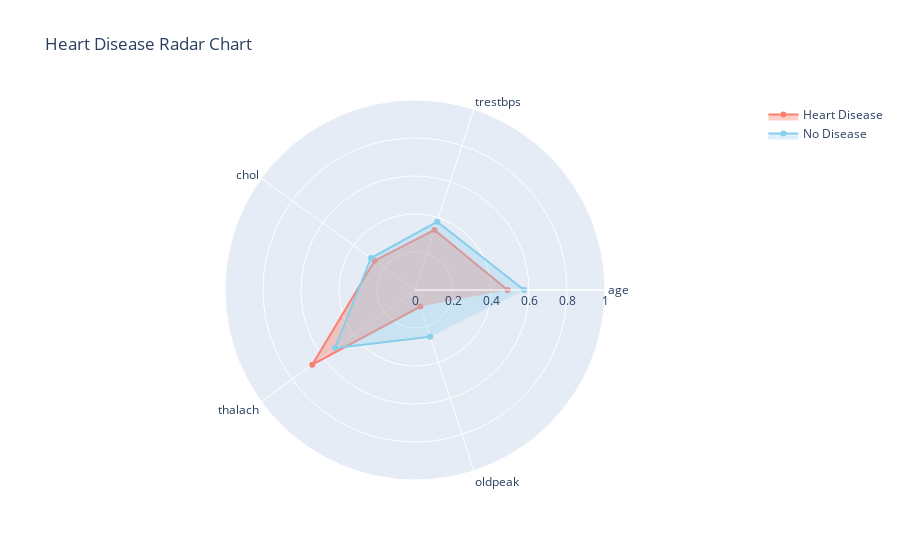

The code cell stored with this chart in its notebook:
### Code cell
# Normalize features for radar chart
from sklearn.preprocessing import MinMaxScaler
scaler = MinMaxScaler()
features_for_radar = ['age', 'trestbps', 'chol', 'thalach', 'oldpeak']
normalized_features = scaler.fit_transform(df[features_for_radar])
normalized_df = pd.DataFrame(normalized_features, columns=features_for_radar)
normalized_df['target'] = df['target'].values

# Create radar chart data
disease_data = normalized_df[normalized_df['target'] == 1].mean()
no_disease_data = normalized_df[normalized_df['target'] == 0].mean()

fig = go.Figure()
fig.add_trace(go.Scatterpolar(
    r=disease_data.values,
    theta=features_for_radar,
    fill='toself',
    name='Heart Disease',
    fillcolor='rgba(255, 99, 71, 0.3)',
    line_color='salmon'
))
fig.add_trace(go.Scatterpolar(
    r=no_disease_data.values,
    theta=features_for_radar,
    fill='toself',
    name='No Disease',
    fillcolor='rgba(135, 206, 235, 0.3)',
    line_color='skyblue'
))
fig.update_layout(polar=dict(radialaxis=dict(visible=True, range=[0, 1])),
                  title="Heart Disease Radar Chart")
fig.show()

### Figure 1 — Plotly figure (JSON) as saved in the notebook; plotly's stock layout.template omitted (floating-point values rounded to 4 significant figures)
{"data": [{"fill": "toself", "fillcolor": "rgba(255, 99, 71, 0.3)", "line": {"color": "salmon"}, "name": "Heart Disease", "r": [0.4877, 0.3325, 0.2625, 0.6686, 0.09193, 1.0], "theta": ["age", "trestbps", "chol", "thalach", "oldpeak"], "type": "scatterpolar"}, {"fill": "toself", "fillcolor": "rgba(135, 206, 235, 0.3)", "line": {"color": "skyblue"}, "name": "No Disease", "r": [0.5744, 0.3784, 0.2861, 0.5201, 0.2581, 0.0], "theta": ["age", "trestbps", "chol", "thalach", "oldpeak"], "type": "scatterpolar"}], "layout": {"polar": {"radialaxis": {"visible": true, "range": [0, 1]}}, "title": {"text": "Heart Disease Radar Chart"}}}
